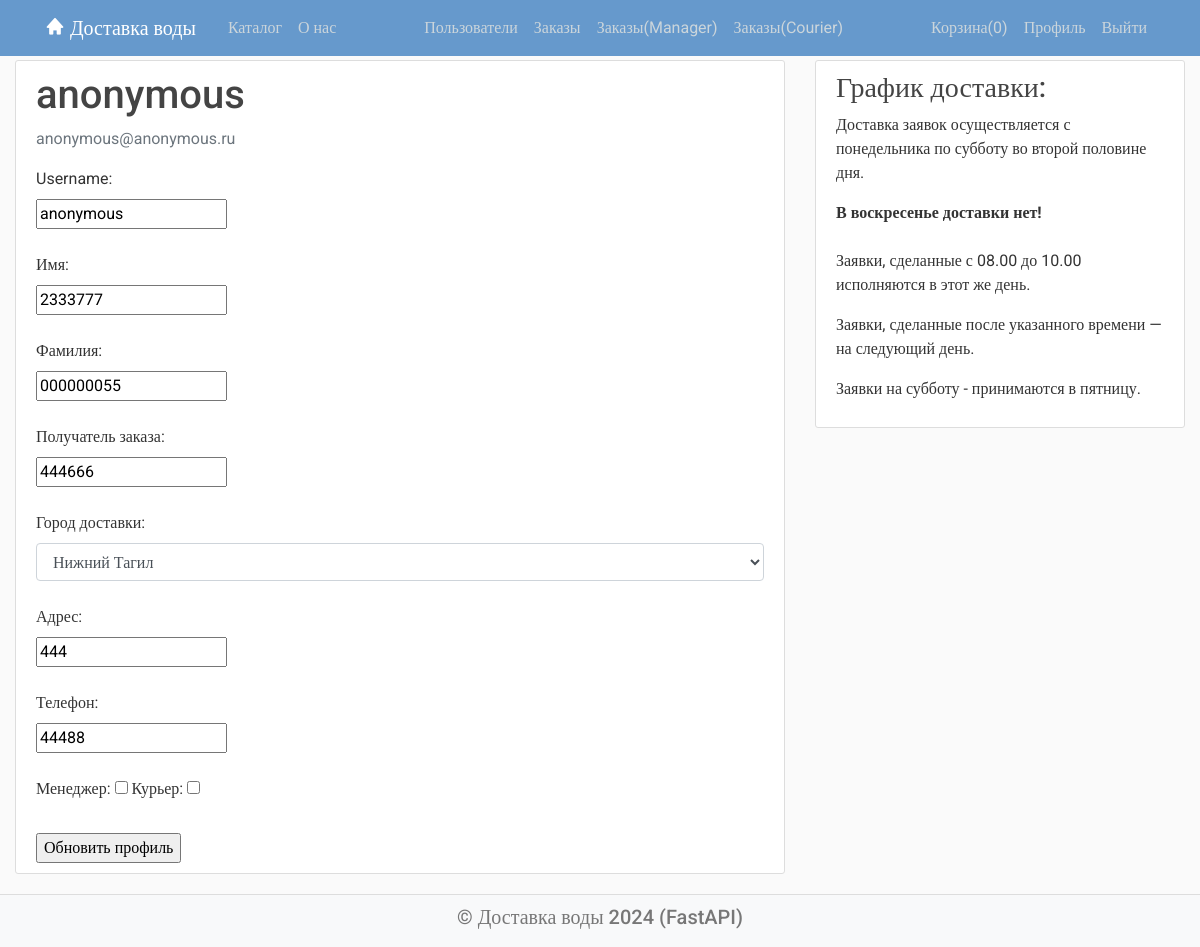
The page /user/profile/2 (signed in) on the database its author committed.
### models/user.py (models this page shows, shortened)
class User(Base):
    __tablename__ = 'users'
    id = Column(Integer, primary_key=True, index=True)
    username = Column(String, nullable=False)
    email = Column(String, unique=True, index=True, nullable=False)
    password = Column(String, nullable=False)  # пароль
    is_active = Column(Boolean, default=True)
    is_admin = Column(Boolean, default=False)
    profile = relationship('Profile', foreign_keys=[Profile.user_id], back_populates='user', uselist=False)  # профиль
    orders = relationship('Order', foreign_keys=[Order.user_id], back_populates='user')
    managed_orders = relationship('Order', foreign_keys=[Order.manager_id], back_populates='manager')
    courier_orders = relationship('Order', foreign_keys=[Order.courier_id], back_populates='courier')

class Profile(Base):
    __tablename__ = 'profiles'
    id = Column(Integer, primary_key=True, index=True)
    firstname = Column(String, default=None)
    lastname = Column(String, default=None)
    customer_name = Column(String, default=None)
    phone = Column(String, default=None)
    address = Column(String, default=None)
    user_id = Column(Integer, ForeignKey('users.id'), index=True, nullable=False)
    user = relationship('User', foreign_keys=[user_id], back_populates='profile')
    city_id = Column(Integer, ForeignKey('cities.id'), index=True, default=None)
    city = relationship("City", back_populates="profiles")
    is_manager = Column(Boolean, default=False)
    is_courier = Column(Boolean, default=False)

### routers/user.py (the view)
@router.get("/profile/{user_id}", response_class=HTMLResponse)
async def get_profile(request: Request, db: Annotated[Session, Depends(get_db)], user_id: int = None):
    messages = request.session.get('messages', [])
    user = get_current_user(request, db)  # получаем текущего пользователя
    if not user.is_authenticated():
        raise HTTPException(status_code=401, detail="Unauthorized")
    print(user_id)
    if not user_id:  # если пользователь не передан
        user_id = user.id
    user_form = db.query(User).filter(User.id == user_id).first()
    cities = get_cities(db)  # получаем список городов
    return templates.TemplateResponse("/users/profile.html",
                                      {"request": request,
                                       "cities": cities,
                                       "cart_items_count": request.session.get("cart_items_count", 0),
                                       "user": user,
                                       "user_form": user_form,
                                       "messages": messages})

### templates/users/profile.html (shortened to what this page needs)
{% extends "main.html" %}
{% block content %}
<div class="content-section" xmlns="http://www.w3.org/1999/html">
    <div class="media">
        <div class="media-body">
            <h2 class="account-heading">{{ user_form.username }}</h2>
            <p class="text-secondary">{{ user_form.email }}</p>
        </div>
    </div>
    <form action="/user/update" method="post">
        <label for="username">Username:</label><br>
        <input type="text" id="username" name="username" value="{{ user_form.username }}" required><br>
        <br>
        <label for="firstname">Имя:</label><br>
        <input type="text" id="firstname" name="firstname" value="{{ user_form.profile.firstname }}"><br>
        <br>
        <label for="lastname">Фамилия:</label><br>
        <input type="text" id="lastname" name="lastname" value="{{ user_form.profile.lastname }}"><br>
        <br>
        <label for="customer_name">Получатель заказа:</label><br>
        <input type="text" id="customer_name" name="customer_name" value="{{ user_form.profile.customer_name }}"><br>
        <br>
        <label for="city">Город доставки:</label>
        <select id="city" name="city" class="form-control" required>
            {% for city in cities %}
            <option value="{{ city.id }}" {{
            'selected' if city.id == user_form.profile.city_id else '-----'}}>{{ city.name }}</option>
            {% endfor %}
        </select>
        <br>
        <label for="address">Адрес:</label><br>
        <input type="text" id="address" name="address" value="{{ user_form.profile.address }}"><br>
        <br>
        <label for="phone">Телефон:</label><br>
        <input type="text" id="phone" name="phone" value="{{ user_form.profile.phone }}"><br>
        <br>
        {% if user.is_admin %}
            <label for="is_manager">Менеджер:</label>
            <input type="checkbox" id="is_manager" name="is_manager" value="true" {% if user_form.profile.is_manager %}checked{%endif%}>
            <label for="is_courier">Курьер:</label>
            <input type="checkbox" id="is_courier" name="is_courier" value="true" {% if user_form.profile.is_courier %}checked{%endif%}>
        {% endif %}
        <br><br>
        <input type="submit" value="Обновить профиль">
    </form>
</div>
{% endblock content %}

### static/styles.css (style rules this page uses)
body { margin:0; padding:0; background: #fafafa; color: #333333; margin-top: 5rem; font-family:Roboto; }
h1, h2, h3, h4, h5, h6 { color: #444444; }
.content-section { background: #ffffff; padding: 10px 20px; border: 1px solid #dddddd; border-radius: 3px; margin-bottom: 20px; }
.account-heading { font-size: 2.5rem; }

### templates/main.html (style rules this page uses)
body { display: flex; flex-direction: column; min-height: 100vh; margin: 0; }

### rows shown on the page
User: username "anonymous", email "anonymous@anonymous.ru"
Profile: firstname "2333777", lastname "000000055", customer_name "444666", address "444", phone "44488"

### other values the page prints
{{ cart_items_count }} "0"
form field city "Нижний Тагил"
